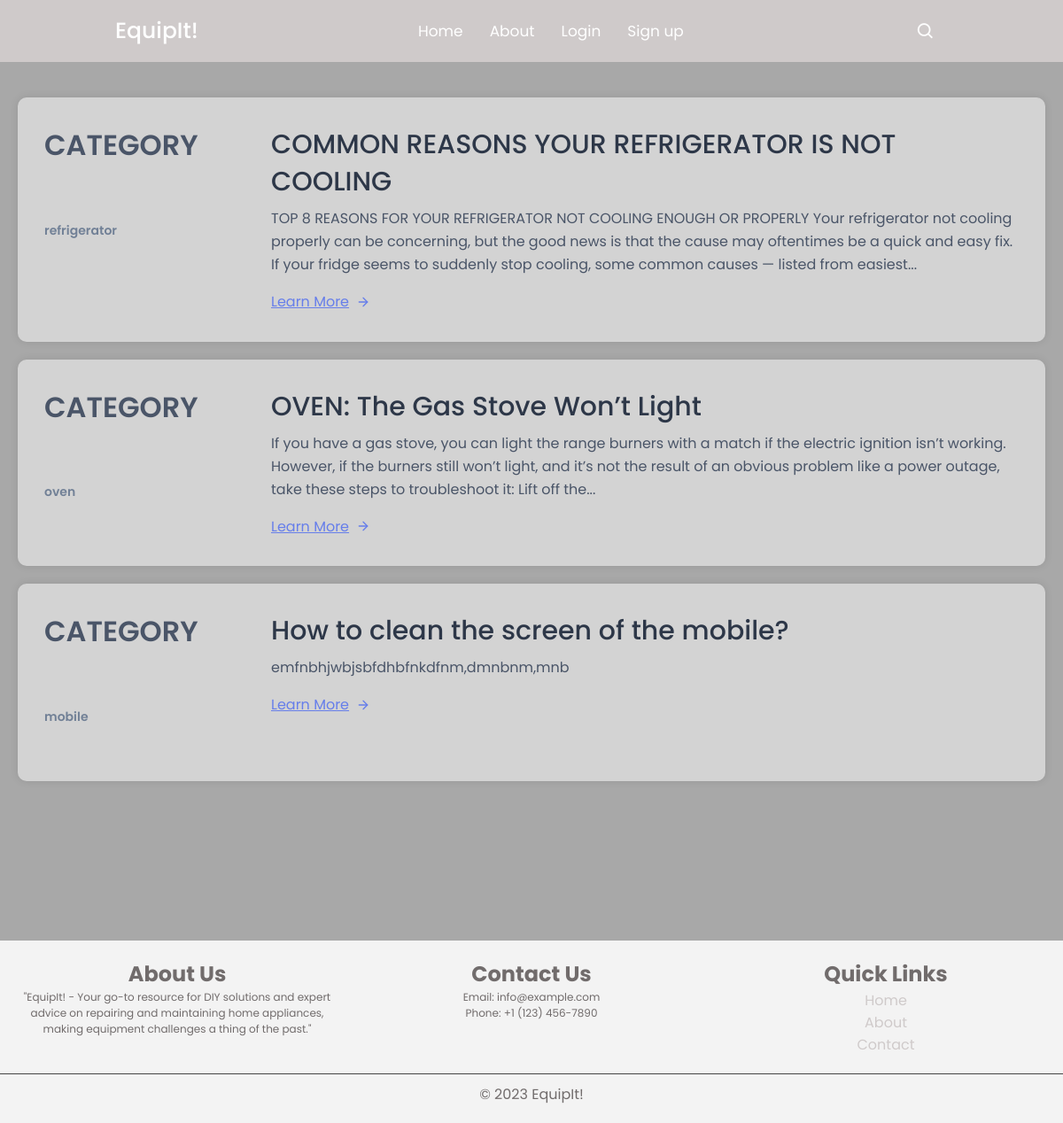
Screenshot of /search with the database file from the repository.
### app.py (models this page shows)
class Post(db.Model):
    id = db.Column(db.Integer, primary_key=True)
    title = db.Column(db.String(100), nullable=False)
    video_link = db.Column(db.String(255), nullable=True)
    instructions = db.Column(db.Text, nullable=False)
    equipment_link = db.Column(db.String(255), nullable=True)
    maps_link = db.Column(db.String(255), nullable=True)
    user_id = db.Column(db.Integer, db.ForeignKey('user.id'), nullable=False)
    author = db.relationship('User', backref=db.backref('posts', lazy=True))
    categories = db.relationship('Category', secondary='post_category', backref=db.backref('posts', lazy=True))
    created_at = db.Column(db.DateTime, default=datetime.utcnow)
    updated_at = db.Column(db.DateTime, default=datetime.utcnow, onupdate=datetime.utcnow)

class Category(db.Model):
    id = db.Column(db.Integer, primary_key=True)
    name = db.Column(db.String(255), nullable=False, unique=True)

### app.py (the view)
@app.route('/search', methods=['GET'])
def search():
    search_term = request.args.get('term', '')
    categories = request.args.getlist('category')
    search_results = (
        Post.query.filter(Post.title.ilike(f'%{search_term}%'))
        .outerjoin(Post.categories)
        .filter(or_(*[Category.name.ilike(f'%{category}%') for category in categories]))
        .group_by(Post.id)
        .order_by(func.count().desc())
        .all()
    )
    return render_template('search_results.html', search_results=search_results)

### templates/search_results.html (shortened to what this page needs)
<!DOCTYPE html>
<html lang="en">
<head>
    <link rel="stylesheet" href="{{ url_for('static', filename='styles_navbar.css') }}">
    <link rel="stylesheet" href="{{ url_for('static', filename='styles_search_results.css') }}">
    <link rel="stylesheet" href="{{ url_for('static', filename='styles_footer.css') }}">
    <link href='https://unpkg.com/boxicons@2.1.1/css/boxicons.min.css' rel='stylesheet'>
</head>
<body>
    <nav>
        <div class="nav-bar">
            <span class="logo navLogo"><a href="{{ url_for('home') }}">EquipIt!</a></span>
            <div class="menu">
                <ul class="nav-links">
                    <li><a href="{{ url_for('home') }}">Home</a></li>
                    <li><a href="{{ url_for('about') }}">About</a></li>
                    {% if current_user.is_authenticated %}
                        <li><a href="{{ url_for('account') }}">Account</a></li>
                        <li><a href="{{ url_for('logout') }}">Logout</a></li>
                    {% else %}
                        <li><a href="{{ url_for('login') }}">Login</a></li>
                        <li><a href="{{ url_for('signup') }}">Sign up</a></li>
                    {% endif %}
                </ul>
            </div>
            <div class="darkLight-searchBox">
                <div class="searchBox">
                    <div class="searchToggle">
                        <i class='bx bx-search search'></i>
                    </div>
                </div>
            </div>
        </div>
    </nav>
<section class="text-gray-600 body-font overflow-hidden">
    <div class="container px-5 py-24 mx-auto">
        <div class="-my-8 divide-y-2 divide-gray-100">
            {% for result in search_results %}
                <div class="py-8 flex flex-wrap md:flex-nowrap">
                    <div class="md:w-64 md:mb-0 mb-6 flex-shrink-0 flex flex-col">
                        <span class="font-semibold title-font text-gray-700">CATEGORY<br><span class="mt-1 text-gray-500 text-sm"><br>{{ result.categories[0].name if result.categories else 'Uncategorized' }}</span></span>
                    </div>
                    <div class="md:flex-grow">
                        <h2 class="text-2xl font-medium text-gray-900 title-font mb-2">{{ result.title }}</h2>
                        <p class="leading-relaxed">
                            {% set max_words = 50 %}
                            {% set truncated_instructions = result.instructions.split()[:max_words] | join(' ') %}
                            {{ truncated_instructions ~ '...' if result.instructions.split() | length > max_words else result.instructions }}
                        </p>
                        <a href="{{ url_for('view_post', post_id=result.id) }}" class="text-indigo-500 inline-flex items-center mt-4">
                            Learn More
                            <svg class="w-4 h-4 ml-2" viewBox="0 0 24 24" stroke="currentColor" stroke-width="2" fill="none" stroke-linecap="round" stroke-linejoin="round">
                                <path d="M5 12h14"></path>
                                <path d="M12 5l7 7-7 7"></path>
                            </svg>
                        </a>
                    </div>
                </div>
            {% endfor %}
        </div>
    </div>
</section>
<footer>
    <div class="footer-content">
        <div class="footer-section about">
            <h2>About Us</h2>
            <p>"EquipIt! - Your go-to resource for DIY solutions and expert advice on repairing and maintaining home appliances, making equipment challenges a thing of the past."</p>
        </div>
        <div class="footer-section contact">
            <h2>Contact Us</h2>
            <p>Email: info@example.com</p>
            <p>Phone: +1 (123) 456-7890</p>
        </div>
        <div class="footer-section links">
            <h2>Quick Links</h2>
            <ul>
                <li><a href="{{ url_for('home') }}">Home</a></li>
                <li><a href="{{ url_for('about') }}">About</a></li>
                <li><a href="#">Contact</a></li>
            </ul>
        </div>
    </div>
    <div class="footer-bottom">
        &copy; 2023 EquipIt!
    </div>
</footer>
</body>
</html>

### static/styles_navbar.css (style rules this page uses)
* { margin: 0; padding: 0; box-sizing: border-box; font-family: 'Poppins', sans-serif; transition: all 0.4s ease; }
:root { --body-color: #E4E9F7; --nav-color: #cfcaca; ; --side-nav: #010718; --text-color: white; --search-bar: #F2F2F2; --search-text: #010718; }
body { height: 100vh; background-color: var(--body-color); }
nav { position: fixed; top: 0; left: 0; height: 70px; width: 100%; background-color: var(--nav-color); z-index: 100; }
nav .nav-bar { position: relative; height: 100%; max-width: 1000px; width: 100%; background-color: var(--nav-color); margin: 0 auto; padding: 0 30px; display: flex; align-items: center; justify-content: space-between; }
nav .nav-bar .logo a { font-size: 25px; font-weight: 500; color: var(--text-color); text-decoration: none; }
.nav-bar .nav-links { display: flex; align-items: center; }
.nav-bar .nav-links li { margin: 0 5px; list-style: none; }
.nav-links li a { position: relative; font-size: 17px; font-weight: 400; color: var(--text-color); text-decoration: none; padding: 10px; }
.nav-links li a::before { content: ''; position: absolute; left: 50%; bottom: 0; transform: translateX(-50%); height: 6px; width: 6px; border-radius: 50%; background-color: var(--text-color); opacity: 0; transition: all 0.3s ease; }
.nav-bar .darkLight-searchBox { display: flex; align-items: center; }
.darkLight-searchBox .dark-light, .darkLight-searchBox .searchToggle { height: 40px; width: 40px; display: flex; align-items: center; justify-content: center; margin: 0 5px; color: white; }
.dark-light i, .searchToggle i { position: absolute; color: var(--text-color); font-size: 22px; cursor: pointer; transition: all 0.3s ease; }
.searchBox { position: relative; }

### static/styles_search_results.css (style rules this page uses)
body { font-family: 'Arial', sans-serif; background-color: #A8A8A8; margin: 0; }
.container { max-width: 1200px; margin: 0 auto; margin-top: 40px; padding: 0 20px; padding-top: 70px; margin-bottom: 180px; }
.text-gray-600 { color: #4a5568; }
.body-font { font-size: 16px; line-height: 1.6; }
.overflow-hidden { overflow: hidden; }
.divide-y-2 { border-bottom-width: 2px; }
.divide-gray-100 { border-color: #e2e8f0; }
.py-8 { padding-top: 2rem; padding-bottom: 2rem; }
.flex { display: flex; }
.flex-wrap { flex-wrap: wrap; }
.md\:flex-nowrap { flex-wrap: nowrap; }
.md\:w-64 { width: 16rem; }
.md\:mb-0 { margin-bottom: 0; }
.mb-6 { margin-bottom: 1.5rem; }
.flex-shrink-0 { flex-shrink: 0; }
.md\:flex-grow { flex-grow: 1; }
.text-gray-700 { color: #4a5568; }
.text-sm { font-size: 0.875rem; }
.font-semibold { font-weight: 600; }
.title-font { font-size: 2rem; line-height: 1.4; }
.text-gray-500 { color: #718096; }
.text-2xl { font-size: 1.875rem; }
.font-medium { font-weight: 500; }
.text-gray-900 { color: #2d3748; }
.mb-2 { margin-bottom: 0.5rem; }
.leading-relaxed { line-height: 1.625; }
.mt-1 { margin-top: 5px; }
.inline-flex { display: inline-flex; }
.items-center { align-items: center; }
.mt-4 { margin-top: 1rem; }
.text-indigo-500 { color: #667eea; }
.w-4 { width: 1rem; }
.h-4 { height: 1rem; }
.ml-2 { margin-left: 0.5rem; }
.py-8 { padding-top: 2rem; padding-bottom: 2rem; padding-left: 30px; padding-right: 30px; background-color: #D3D3D3; margin-bottom: 20px; border-radius: 10px; box-shadow: 0 0 10px rgba(0, 0, 0, 0.1); }
footer { margin-bottom: 0px; }

### static/styles_footer.css (style rules this page uses)
footer { position: relative; background-color: #f3f3f3; color: #716c6c; text-align: center; padding: 20px 0; z-index: -1; }
.footer-content { display: flex; justify-content: space-around; max-width: 1200px; margin: 0 auto; }
.footer-section { flex: 1; padding: 0 20px; }
.footer-section h2 { color: #716c6c; }
.footer-section p { font-size: 12px; }
.footer-section ul { list-style: none; padding: 0; }
.footer-section a { text-decoration: none; color: #cfcaca; }
.footer-bottom { margin-top: 20px; padding-top: 10px; border-top: 1px solid #444; }

### rows the page displays
Post: name "refrigerator", title "COMMON REASONS YOUR REFRIGERATOR IS NOT COOLING", instructions "TOP 8 REASONS FOR YOUR REFRIGERATOR NOT COOLING ENOUGH OR PROPERLY Your refrigerator not cooling properly can be concerning, but the good news is that the cause may oftentimes be a quick and easy fix. If your fridge seems to suddenly stop cooling, some common causes — listed from easiest..."
Post: name "oven", title "OVEN: The Gas Stove Won’t Light", instructions "If you have a gas stove, you can light the range burners with a match if the electric ignition isn’t working. However, if the burners still won’t light, and it’s not the result of an obvious problem like a power outage, take these steps to troubleshoot it: Lift off the..."
Post: name "mobile", title "How to clean the screen of the mobile?", instructions "emfnbhjwbjsbfdhbfnkdfnm,dmnbnm,mnb"
